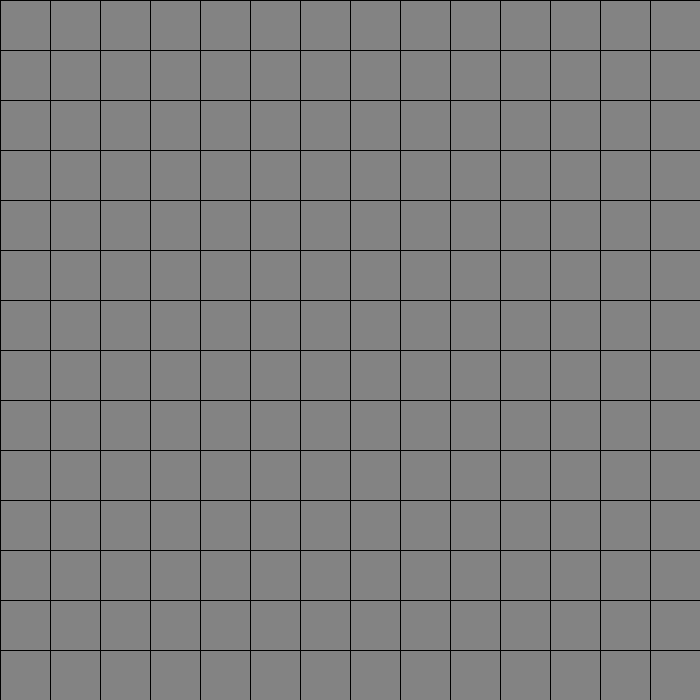
Frame 1 (no input)
Frame 60 (the mouse pressed at the canvas centre just before this capture): identical to frame 1, image omitted
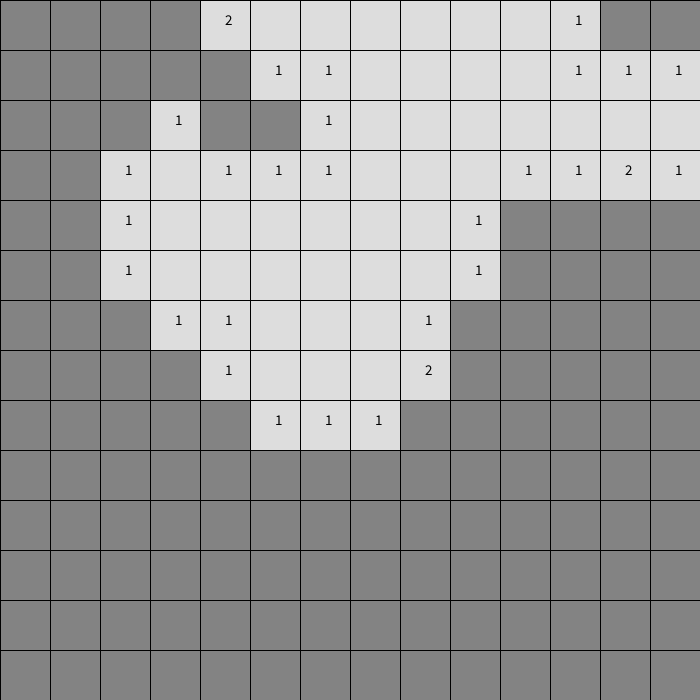
Frame 120 (the mouse held since frame 60 and released just before this capture)

The Processing sketch that drew these frames (run headless with seeded random() and noise(); from frame 60 on, the mouse is pressed at the canvas centre):

// Processing sketch: Mijneveger
// ── Mijneveger.pde


  int rows;
  int cols;
  int resolution = 50;
  Cell[][]grid;

  
  public void setup(){
      size(700,700);
      background(201);

      cols = width/resolution;
      rows = height/resolution;
      grid = new Cell[rows][cols];
      for (int i = 0; i < rows; i++){
          for (int j = 0; j < cols; j++){
              grid[i][j] = new Cell(i, j,resolution);
              if (random(10)<1){
                  grid[i][j].bomb = true;
              }
          }
      }
      for (int i = 0; i < cols; i++){
          for (int j = 0; j < rows; j++){
              grid[i][j].calcNeightbours(grid);
          }
      }
  }
  
  public void draw(){
      for (int i = 0; i < cols; i++){
          for (int j = 0; j < rows; j++){
              grid[i][j].drawCell();
          }
      }
  }
  
  public void keyPressed(){
      int x = mouseX;
      x /= resolution;
      x = (int)Math.floor(x);
      int y = mouseY;
      y /= resolution;
      y = (int)Math.floor(y);
      grid[x][y].guessed = !grid[x][y].guessed ;
  }
  public void mousePressed(){
    
      int x = mouseX;
      x /= resolution;
      x = (int)Math.floor(x);
      int y = mouseY;
      y /= resolution;
      y = (int)Math.floor(y);
      grid[x][y].hidden= false;
      if (grid[x][y].bomb){
          grid[x][y].drawCell();
          for (int i = 0; i < rows; i++){
          for (int j = 0; j < cols; j++){
              if ( grid[i][j].bomb){
                  grid[i][j].done = true;
                  grid[i][j].hidden = false;
                  grid[i][j].drawCell();
              }
          }
      }
          textSize(80);
          text("YOU FAILED!!", 20,250);
          noLoop();
      }
      if (grid[x][y].neighbours == 0 && !grid[x][y].bomb){
          emptySpace(x,y);
      }
  
  }
  public void emptySpace(int x, int y){
     Cell cgc= grid[x][y];
     cgc.hidden = false;
    
     if (cgc.neighbours == 0 && !cgc.bomb){
         if (cgc.x> 0 && !grid[cgc.x-1][cgc.y].bomb && grid[cgc.x-1][cgc.y].neighbours == 0 && grid[cgc.x-1][cgc.y].hidden==true ){              
             emptySpace(cgc.x-1,cgc.y);
         }
         if (cgc.y >0 && !grid[cgc.x][cgc.y-1].bomb && grid[cgc.x][cgc.y-1].neighbours == 0 && grid[cgc.x][cgc.y-1].hidden==true){
             emptySpace(cgc.x,cgc.y-1);
         }
         if (cgc.x < grid[0].length-1 && !grid[cgc.x+1][cgc.y].bomb && grid[cgc.x+1][cgc.y].neighbours == 0 && grid[cgc.x+1][cgc.y].hidden==true) {
             emptySpace(cgc.x+1,cgc.y);
         }
         if (cgc.y < grid.length-1 && !grid[cgc.x][cgc.y+1].bomb && grid[cgc.x][cgc.y+1].neighbours == 0 && grid[cgc.x][cgc.y+1].hidden==true){
             emptySpace(cgc.x,cgc.y+1);
         }
     }     
     if (x > 0){
     grid[cgc.x-1][cgc.y].hidden = false;
     } if (y > 0){
     grid[cgc.x][cgc.y-1].hidden = false;
     } if (x < grid[0].length-1){
     grid[cgc.x+1][cgc.y].hidden = false;
     } if (y < grid[0].length-1){
     grid[cgc.x][cgc.y+1].hidden = false;
     }
  
  }
      

 class Cell {
      private boolean done = false;
      private int x;
      private int y;
      private int w;
      private boolean bomb = false;
      private boolean hidden = true;
      private int neighbours;
      boolean guessed = false;
      
      
      public Cell(int x, int y, int w){
          this.x = x;
          this.y = y;
          this.w = w;
      }

      public void drawCell(){
          
          strokeWeight(1);
          stroke(0);
          if (!hidden){          
              fill(221);
              if (this.done){ fill(255,0,255);}
              rect(this.x*this.w,this.y*this.w,this.w,this.w);
              if (this.bomb){
                  fill(51);
                  ellipse(x*this.w+this.w/2,y*this.w+this.w/2,this.w/2,this.w/2);
              } else { 
                  if (this.neighbours != 0){
                      fill(0);
                      textSize(15);
                      text(this.neighbours,this.x*this.w+this.w/2,this.y*this.w+this.w/2);
                  }
              }
          } else {
              if (this.guessed){
             fill(255,0,0);
              } else {
              fill(131);
              }
             rect(this.x*this.w,this.y*this.w,this.w,this.w);
             fill(0);
          }
      }
      
      public void calcNeightbours(Cell[][] grid){         
         int sum = 0;
        //orthogonaal
         if (this.x> 0 && grid[this.x-1][this.y].bomb){
             sum++;
         }
         if (this.y >0 && grid[this.x][this.y-1].bomb){
             sum++;
         }
         if (this.x < grid.length-1 && grid[this.x+1][this.y].bomb){
             sum++;
         }
         if (this.y < grid[0].length-1 && grid[this.x][this.y+1].bomb){
             sum++;
         }
         //diagonals
         if (this.x> 0 && this.y> 0 && grid[this.x-1][this.y-1].bomb){
             sum++;
         }
         if (this.x >0 && this.y < grid[0].length-1 && grid[this.x-1][this.y+1].bomb){
             sum++;
         }
         if (this.x < grid.length-1 && this.y> 0 && grid[this.x+1][this.y-1].bomb){
             sum++;
         }
         if (this.x < grid.length-1 &&  this.y < grid[0].length-1 && grid[this.x+1][this.y+1].bomb){
             sum++;
         }
         this.neighbours = sum;
      }
  }
